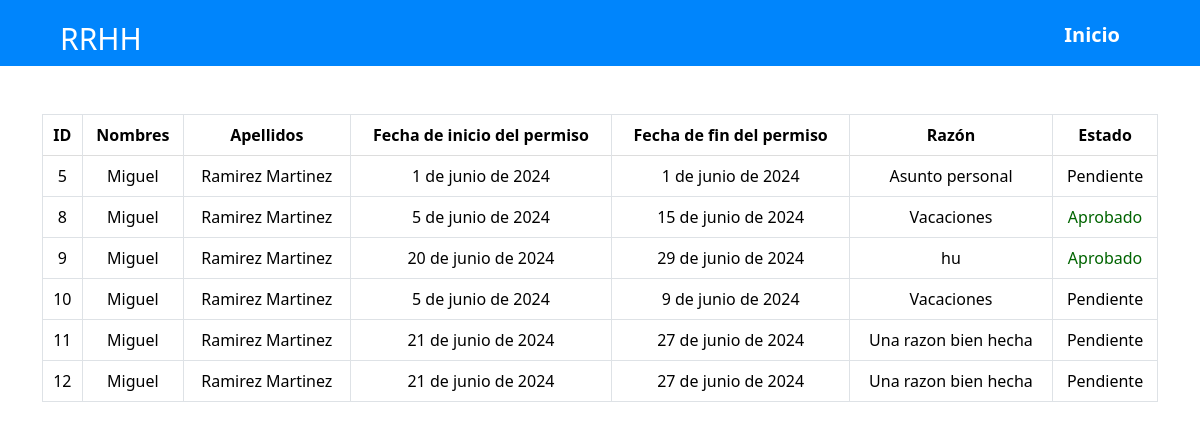
Page /rrhh/empleado/permisos/RM0009 on the earlier database version.
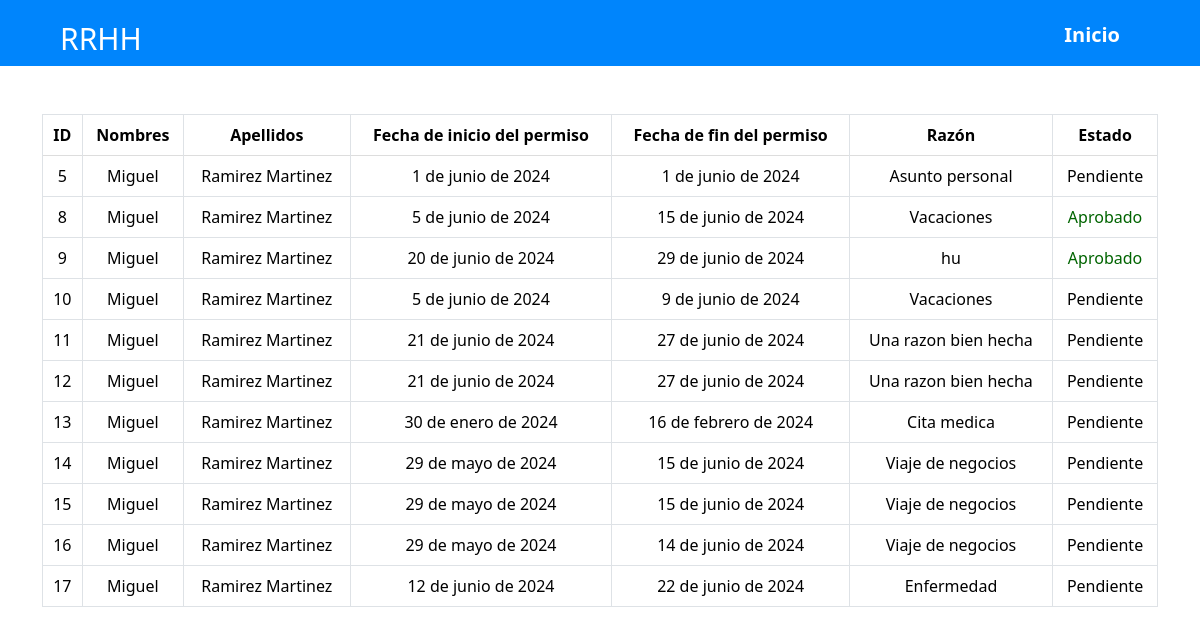
Same page on the later database version.
### RRHH/models.py (models this page shows, shortened)
class Permiso(models.Model):
    codigo_permiso = models.AutoField(primary_key=True)
    carnet = models.ForeignKey(Empleado, on_delete=models.CASCADE, related_name='permisos')
    fechainicio = models.DateField()
    fechafinal = models.DateField()
    justificacion = models.TextField()
    estado = [
        ('1', 'Aprobado'),
        ('2', 'Rechazado'),
        ('3', 'Pendiente'),
        ]
    estado = models.TextField(max_length=10, choices=estado, default='Pendiente')

class Empleado(models.Model):
    carnet = models.CharField(max_length=6, primary_key=True)
    nombres = models.CharField(max_length=50)
    apellidos = models.CharField(max_length=50)
    dui = models.CharField(max_length=10)
    area = models.ForeignKey(Area, on_delete=models.CASCADE, related_name='empleados_area', default=1)
    cargo = models.ForeignKey(Cargo, on_delete=models.CASCADE, related_name='empleados_cargo')
    departamento = models.ForeignKey('Departamento', on_delete=models.CASCADE, related_name='empleados_departamento', default=1)
    municipio = models.ForeignKey('Municipio', on_delete=models.CASCADE, related_name='empleados_municipio', default=1)
    telefono = models.CharField(max_length=9, default='0000-0000')
    sexo = [
        ('M', 'Masculino'),
        ('F', 'Femenino')
        ]
    roles = [
        ('1', 'Administrador'),
        ('2', 'Empleado')
        ]
    rol = models.CharField(max_length=1, choices=roles, default='2')
    genero = models.CharField(max_length=1, choices=sexo, default='M')
    fechanacimiento = models.DateField()
    direccion = models.TextField()
    salariobase = models.DecimalField(max_digits=10, decimal_places=2)

### RRHH/views.py (the view)
# urls.py: path('empleado/permisos/<id>',GestionarPermisosView, name='gestionar_permisosEM'),
def GestionarPermisosView(request, id):
    empleado = get_object_or_404(Empleado, carnet=id)
    permisos = Permiso.objects.filter(carnet=empleado)
    return render(request, 'EMgestionarPermisos.html', {'permisos': permisos, 'empleado':empleado})

### RRHH/templates/EMgestionarPermisos.html (shortened to what this page needs)
<!doctype html>
<html lang="en">
  <head>
    <link href="https://cdn.jsdelivr.net/npm/bootstrap@5.3.3/dist/css/bootstrap.min.css" rel="stylesheet">
  </head>
  <body>
    {% extends 'navCard.html' %}
    {% block content %}
  <br><br>
    <div class="container table-responsive text-center">
        <table class="table align-middle table-bordered">
          <thead class="table-header">
            <tr>
              <th>ID</th>
              <th>Nombres</th>
              <th>Apellidos</th>
              <th>Fecha de inicio del permiso</th>
              <th>Fecha de fin del permiso</th>
              <th>Razón</th>
              <th>Estado</th>
            </tr>
          </thead>
          <tbody class="table-body">
            {% for permiso in permisos %}
            <tr>
              <td>{{ permiso.codigo_permiso }}</td>
              <td>{{ empleado.nombres }}</td>
              <td>{{ empleado.apellidos }}</td>
              <td>{{ permiso.fechainicio }}</td>
              <td>{{ permiso.fechafinal }}</td>
              <td>{{ permiso.justificacion }}</td>
              {% if permiso.estado == '1' %}
                <td style="color: darkgreen;">Aprobado</td>
              {% elif permiso.estado == '2' %}
                <td style="color: red;">Denegado</td>
              {% elif permiso.estado == '3' %}
                <td style="color: black;">Pendiente</td>
              {%endif%}
            </tr>
            {% endfor %}
          </tbody>
        </table>
    </div>
    {% endblock %}

Differences in the rows shown:
added Permiso: codigo_permiso "13", {{ empleado.nombres }} "Miguel", {{ empleado.apellidos }} "Ramirez Martinez", fechainicio "30 de enero de 2024", fechafinal "16 de febrero de 2024", justificacion "Cita medica", estado "Pendiente"
added Permiso: codigo_permiso "14", {{ empleado.nombres }} "Miguel", {{ empleado.apellidos }} "Ramirez Martinez", fechainicio "29 de mayo de 2024", fechafinal "15 de junio de 2024", justificacion "Viaje de negocios", estado "Pendiente"
added Permiso: codigo_permiso "15", {{ empleado.nombres }} "Miguel", {{ empleado.apellidos }} "Ramirez Martinez", fechainicio "29 de mayo de 2024", fechafinal "15 de junio de 2024", justificacion "Viaje de negocios", estado "Pendiente"
added Permiso: codigo_permiso "16", {{ empleado.nombres }} "Miguel", {{ empleado.apellidos }} "Ramirez Martinez", fechainicio "29 de mayo de 2024", fechafinal "14 de junio de 2024", justificacion "Viaje de negocios", estado "Pendiente"
added Permiso: codigo_permiso "17", {{ empleado.nombres }} "Miguel", {{ empleado.apellidos }} "Ramirez Martinez", fechainicio "12 de junio de 2024", fechafinal "22 de junio de 2024", justificacion "Enfermedad", estado "Pendiente"
